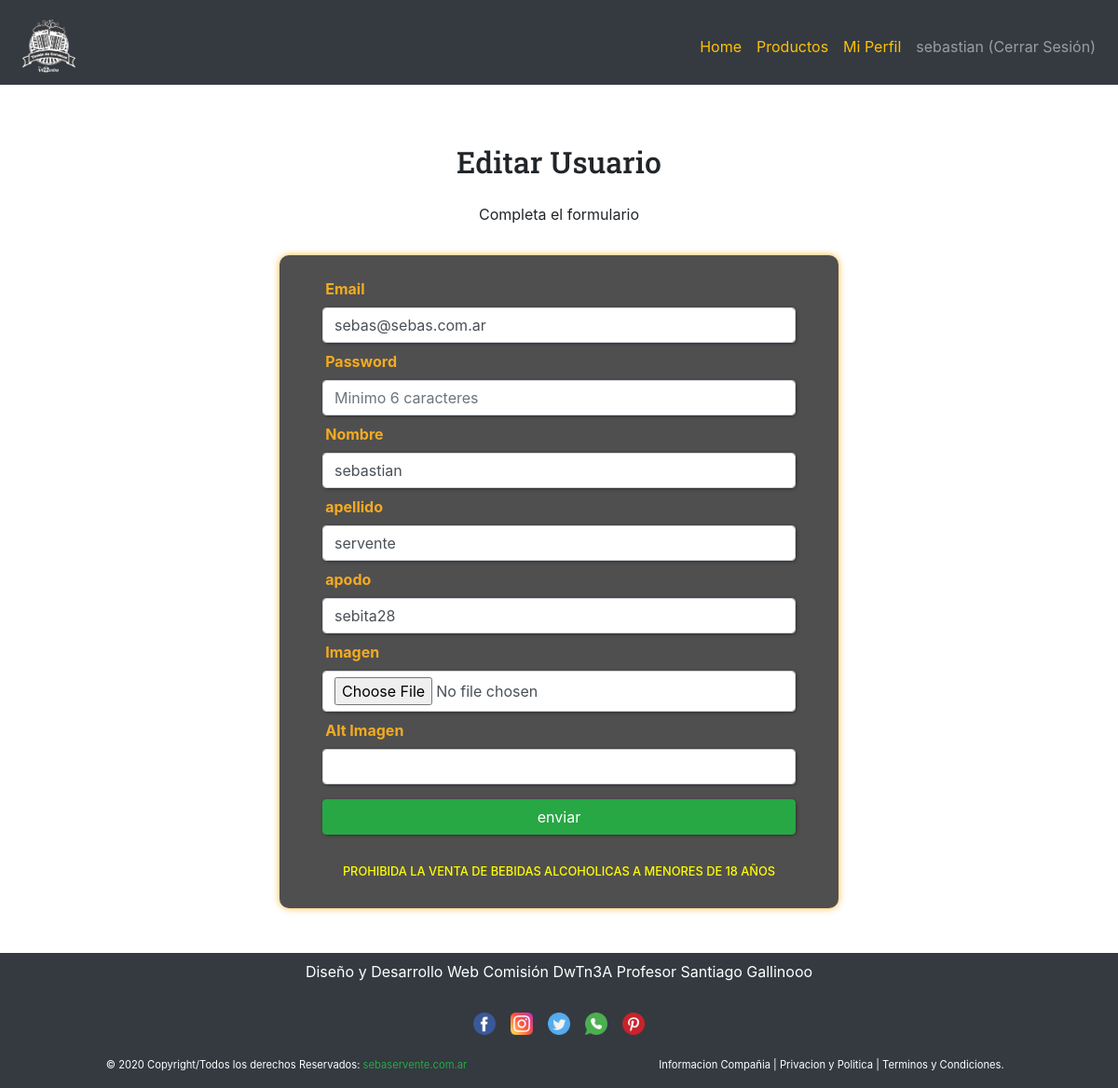
The app's page /servente-sebastian_tp/index.php?s=editar-usuario&id=2 (signed in) with its own data.
### tables this page shows
CREATE TABLE `usuarios` (
  `id_usuario` int(10) UNSIGNED NOT NULL,
  `id_rol` tinyint(3) UNSIGNED NOT NULL,
  `email` varchar(100) NOT NULL,
  `password` varchar(255) NOT NULL,
  `nombre` varchar(100) DEFAULT NULL,
  `apellido` varchar(100) DEFAULT NULL,
  `apodo` varchar(100) DEFAULT NULL,
  `img` varchar(255) DEFAULT NULL,
  `alt_img` varchar(255) DEFAULT NULL
);

### servente-sebastian_tp/libraries/usuarios.php (called while the page is built, shortened)
<?php
function usuarioTraerPorId($db, $id) {
    $id = mysqli_real_escape_string($db, $id);
    $query = "SELECT * FROM usuarios
                WHERE id_usuario = '". $id ."'";
    $res = mysqli_query($db, $query);
    return mysqli_fetch_assoc($res);
}

### servente-sebastian_tp/secciones/editar-usuario.php (the view, shortened to what this page needs)
<?php
require 'data/bootstrap.php';
$errores = sessionValueGetFlash('errores', []);
$oldData = sessionValueGetFlash('old_data', []);
if(empty($oldData)) {
    $usuarios = usuarioTraerPorId($db, $_GET['id']);
    $oldData = [
        'email' => $usuarios['email'],
        'password' => '',
        'nombre' => $usuarios['nombre'],
        'apellido' => $usuarios['apellido'],
        'apodo' => $usuarios['apodo'],
    ];
}
?>
<section id="editar-producto" class="container sectionRegistro">
    <h2 class="col-12">Editar Usuario</h2>
    <p>Completa el formulario</p>
    <form action="acciones/editar-usuario.php?id=<?= $_GET['id'];?>" method="post" enctype="multipart/form-data" class="formRegistro">
        <div class="form-group col-12">
            <div class="col-md-12  ">
                <label for="email" class="col-md-lg-2 col-form-label">Email</label>
                <input  type="text"
                        class="form-control"
                        id="email"
                        name="email"
                        placeholder="ejemplo@ejemplo.com.ar"
                        value="<?= $oldData['email'] ?? '';?>"
                        <?php if(isset($errores['email'])) echo 'aria-describedby="error-title"';?>>
            </div>
            <div class="col-md-12 column">
                <label for="password" class="col-md-lg-2 col-form-label">Password</label>
                <input  type="text"
                        class="form-control"
                        id="password"
                        name="password"
                        placeholder="Minimo 6 caracteres"
                        value="<?= $oldData['password'] ?? '';?>"
                        <?php if(isset($errores['password'])) echo 'aria-describedby="error-intro"';?>>
            </div>
            <div class="col-md-12 column">
                <label for="nombre" class="col-md-lg-2 col-form-label">Nombre</label>
                <input  type="text"
                        class="form-control"
                        id="nombre"
                        name="nombre"
                        value="<?= $oldData['nombre'] ?? '';?>"
                        <?php if(isset($errores['nombre'])) echo 'aria-describedby="error-precio"';?>>
            </div>
            <div class="col-md-12 column">
                <label for="apellido" class="col-md-lg-2 col-form-label">apellido</label>
                <input  type="text"
                        class="form-control"
                        id="apellido"
                        name="apellido"
                        value="<?= $oldData['apellido'] ?? '';?>"
                        <?php if(isset($errores['apellido'])) echo 'aria-describedby="error-precio"';?>>
            </div>
            <div class="col-md-12 column">
                <label for="apodo" class="col-md-lg-2 col-form-label">apodo</label>
                <input  type="text"
                        class="form-control"
                        id="apodo"
                        name="apodo"
                        value="<?= $oldData['apodo'] ?? '';?>"
                        <?php if(isset($errores['apodo'])) echo 'aria-describedby="error-precio"';?>>
            </div>
            <div class="col-md-12 column">
                <label for="img" class="col-md-lg-2 col-form-label">Imagen</label>
                <input  type="file"
                        class="form-control"
                        id="img"
                        name="img"
                >
            </div>
            <div class="col-md-12 column">
                <label for="img-alt" class="col-md-lg-2 col-form-label">Alt Imagen</label>
                <input  type="text"
                        class="form-control"
                        id="img-alt"
                        name="img-alt"
                        value="<?= $oldData['img_alt'] ?? '';?>">
            </div>
        <div class="col-12 text-center">
            <input type="submit" value="enviar" class="btn btn-success col-12 mt-3">
        </div>
    </form>
    <h4 class="col-12">PROHIBIDA LA VENTA DE BEBIDAS ALCOHOLICAS A MENORES DE 18 AÑOS</h4>
</section>

### records on screen
usuarios: email "sebas@sebas.com.ar", nombre "sebastian", apellido "servente", apodo "sebita28"

### other values on screen
authObtenerUsuario()['nombre'] "sebastian"
